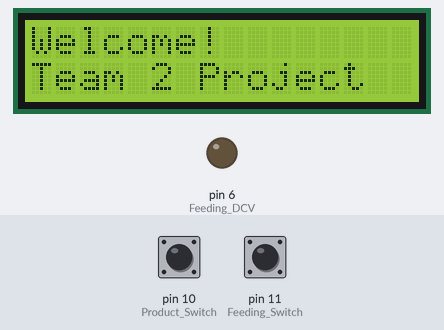
Simulated run of this sketch. Board: Arduino Uno, built with avr-gcc and run on an emulated ATmega328P. Parts: 16×2 character LCD, output pins drawn as LEDs (lit = HIGH). Inputs (shaded band) come from the test bench; at power-on: pin 10 (Product_Switch) HIGH, pin 11 (Feeding_Switch) HIGH. What the sketch prints to the serial monitor is not drawn.

Above: at 1.2 s.
1.3 s: pin 10 (Product_Switch) pulled LOW for 0.15 s
At 2.3 s:
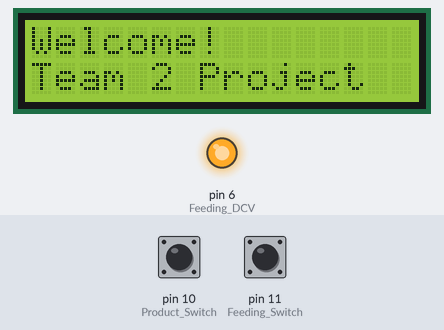
2.9 s: pin 10 (Product_Switch) pulled LOW for 1 s
5.4 s: pin 10 (Product_Switch) driven LOW and pin 11 (Feeding_Switch) driven LOW
6.9 s: pin 11 (Feeding_Switch) driven HIGH
8.5 s: pin 11 (Feeding_Switch) driven LOW
10.0 s: pin 11 (Feeding_Switch) pulsed HIGH 2 times (0.12 s each, 0.3 s apart)
Timing chart, 0 to 13.0 s (numbered marks = the images above; inputs shaded):
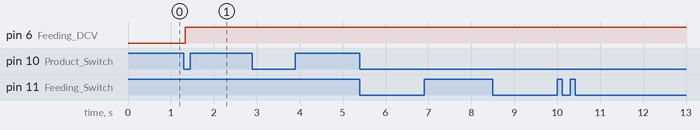

Measured:
- after the input at 1.3 s, pin 6 (Feeding_DCV): LOW → HIGH at once
- after the input at 2.9 s, every drawn part: stays the same
- after the input at 5.4 s, every drawn part: stays the same
- after the input at 6.9 s, every drawn part: stays the same
- after the input at 8.5 s, every drawn part: stays the same
- after the input at 10.0 s, every drawn part: stays the same

The sketch:

FEEDING_RTOS.ino
```cpp
#include "Arduino_FreeRTOS.h"
#include "semphr.h"
#include "ezButton.h"
#include <Wire.h>
#include <LiquidCrystal_I2C.h>
#include <IRremote.h>

/*********************************************************************************************************************************
******************************************     Pins Declaration      *************************************************************
**********************************************************************************************************************************/

ezButton Feeding_Switch(11);    // create ezButton object that attach to pin 11 to check that product reached end position of feeding
ezButton Product_Switch(10);    // create ezButton object that attach to pin 10 to check that product is available in magazine
#define Feeding_DCV 6           // attach pin 5 to control the relay output to the 5/2 DCV controlling the Pneumatic Piston Cylinder
#define Suction_DCV 7           // attach pin 6 to control the relay output to the 3/2 DCV controlling suction
#define Lower_Receiver 13       // attach pin 13 to read value of the lower laser receiver
#define Upper_Receiver 12       // attach pin 12 to read value of the upper laser receiver
#define receiver 8              // attach pin 8 to detect remote control signals to fire the line
#define Red_Led A0
#define Green_Led A1
#define ON 0x4EA240AE           // Save Hex value of the ON press
LiquidCrystal_I2C Control_LCD(0x27,16,2);
IRrecv Receiver(receiver);
decode_results Signal;
int Trigger = 0;

/*********************************************************************************************************************************
******************************************       Semaphores        ***************************************************************
**********************************************************************************************************************************/

SemaphoreHandle_t Feeding_extend;
SemaphoreHandle_t Feeding_retract;
SemaphoreHandle_t Start_Differentiation;

/*********************************************************************************************************************************
*****************************************      Setup Function      ***************************************************************
**********************************************************************************************************************************/

// the setup function runs once when you press reset or power the board
void setup() {
  pinMode(Feeding_DCV, OUTPUT);                             // DCV Declared as output
  pinMode(Suction_DCV, OUTPUT);                             // DCV Declared as output
  pinMode(Lower_Receiver, INPUT);                           // Receiver Declared as input
  pinMode(Upper_Receiver, INPUT);                           // Receiver Declared as input
  Feeding_Switch.setDebounceTime(50);                       // set debounce time to 50 milliseconds
  Serial.begin(9600);
  Receiver.enableIRIn();                                    // enable taking signals from the IR Receiver
  Control_LCD.begin();                                      // initialize the LCD
  Control_LCD.backlight();                                  // Turn on the backlight
  Control_LCD.print("Welcome!");
  Control_LCD.setCursor(0, 1);
  Control_LCD.print("Team 2 Project");
  Feeding_extend = xSemaphoreCreateBinary();
  Feeding_retract = xSemaphoreCreateBinary();
  Start_Differentiation = xSemaphoreCreateBinary();
  xTaskCreate(Feeding_Sensing, "Task1", 100, NULL, 1, NULL);
  xTaskCreate(Feeding_Forward, "Task2", 100, NULL, 1, NULL);
  //xTaskCreate(Feeding_Back, "Task3", 100, NULL, 1, NULL);
  //xTaskCreate(Product_Differentiation, "Task4", 100, NULL, 1, NULL);
}

/*********************************************************************************************************************************
*****************************************      LOOP Function      ****************************************************************
**********************************************************************************************************************************/

// the loop function runs over and over again forever
void loop() {

}

/*********************************************************************************************************************************
*****************************************      Customized Functions      *********************************************************
**********************************************************************************************************************************/

void Feeding_Sensing (void* ptr)
{
  while(1)
  {
    Serial.println("loop started");
    Product_Switch.loop();                                    // MUST call the loop() function first
    Feeding_Switch.loop();
    int endposition = Feeding_Switch.getState();
    int available = Product_Switch.getState();
    if (Feeding_Switch.isPressed())                               // reached the end position
      {
        xSemaphoreGive(Start_Differentiation);
      }
    else if((available == LOW) && (endposition == HIGH))      // product available at the magazine and nothing at the end position
      {
        xSemaphoreGive(Feeding_extend);
      }
  }
}

void Feeding_Forward (void* ptr)
{
  while(1){
    xSemaphoreTake(Feeding_extend,portMAX_DELAY);
    Serial.println("Took Extension Semaphore");
    digitalWrite(Feeding_DCV,HIGH);
  }
}

/*void Feeding_Back (void* ptr)
{
  while(1){
    xSemaphoreTake(Feeding_retract,portMAX_DELAY);
    Serial.println("Took Retraction Semaphore");
    digitalWrite(Feeding_DCV,LOW);
  }
}

void Product_Differentiation (void* ptr)
{
  while(1){
    xSemaphoreTake(Start_Differentiation,portMAX_DELAY);
    Serial.println("Took Differentiation Semaphore");
    Serial.println("upper sensor");
    Serial.println(digitalRead(Upper_Receiver));
    Serial.println("Lower sensor");
    Serial.println(digitalRead(Lower_Receiver));
  }
}*/
```
